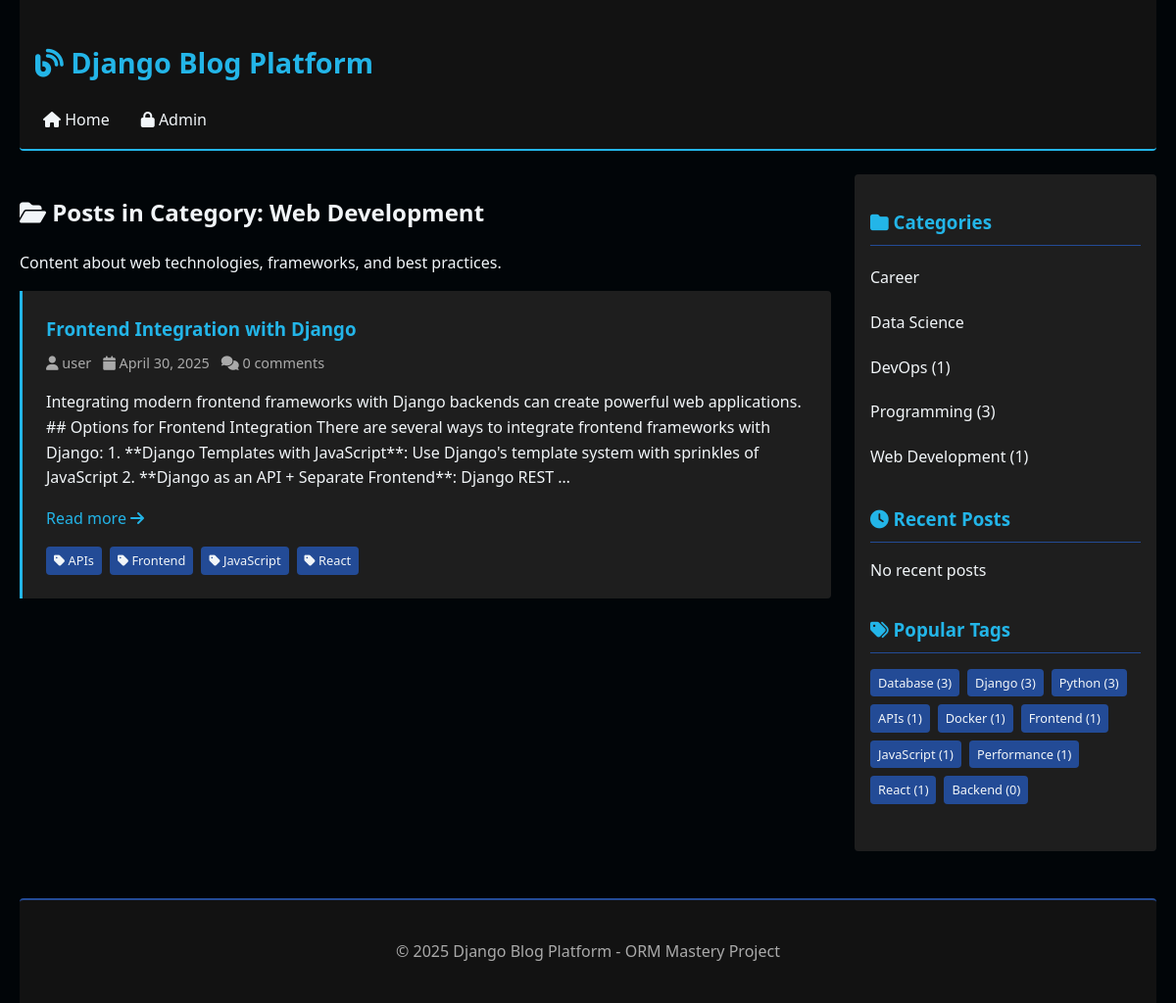
The app's page /category/web-development/ with its own data.
### blog/models.py (models this page shows, shortened)
class Category(models.Model):
    name = models.CharField(max_length=100)
    slug = models.SlugField(unique=True)
    description = models.TextField(blank=True)
    class Meta:
        verbose_name_plural = "categories"
        ordering = ['name']

class Post(models.Model):
    STATUS_CHOICES = (
        ('draft', 'Draft'),
        ('published', 'Published'),
    )
    title = models.CharField(max_length=200)
    slug = models.SlugField(unique=True, max_length=200)
    content = models.TextField()
    featured_image = models.ImageField(upload_to='posts/', blank=True)
    created_at = models.DateTimeField(auto_now_add=True)
    updated_at = models.DateTimeField(auto_now=True)
    published_at = models.DateTimeField(null=True, blank=True)
    status = models.CharField(max_length=10, choices=STATUS_CHOICES, default='draft')
    author = models.ForeignKey(User, on_delete=models.CASCADE, related_name='posts')
    category = models.ForeignKey(Category, on_delete=models.CASCADE, related_name='posts')
    tags = models.ManyToManyField(Tag, related_name='posts', blank=True)
    class Meta:
        ordering = ['-created_at']
        indexes = [
            models.Index(fields=['-created_at']),
        ]
    objects = models.Manager()  # Default manager
    blog_objects = PostManager()  # Custom manager

class Tag(models.Model):
    name = models.CharField(max_length=50)
    slug = models.SlugField(unique=True)
    class Meta:
        ordering = ['name']

### blog/views.py (the view)
# urls.py: path('category/<slug:slug>/', views.CategoryPostListView.as_view(), name='category_detail'),
class CategoryPostListView(ListView):
    model = Post
    template_name = 'blog/category_posts.html'
    context_object_name = 'posts'
    paginate_by = 5
    def get_queryset(self):
        self.category = Category.objects.get(slug=self.kwargs['slug'])
        return Post.blog_objects.by_category(self.category.slug)
    def get_context_data(self, **kwargs):
        context = super().get_context_data(**kwargs)
        context['category'] = self.category
        context['categories'] = Category.objects.annotate(
            posts_count=Count('posts')
        )
        context['tags'] = Tag.objects.annotate(
            posts_count=Count('posts')
        ).order_by('-posts_count')[:10]
        return context

### blog/managers.py (called while the page is built)
    def published(self):
        return self.filter(
            status='published',
            published_at__lte=timezone.now()
        )

    def by_category(self, category_slug):
        return self.published().filter(category__slug=category_slug)

### blog/templates/blog/category_posts.html (shortened to what this page needs)
{% extends "blog/base.html" %}
{% block content %}
    <h2><i class="fas fa-folder-open"></i> Posts in Category: {{ category.name }}</h2>
    {% if category.description %}
        <div class="category-description">
            {{ category.description|linebreaks }}
        </div>
    {% endif %}
    {% for post in posts %}
        <article class="post">
            <h3 class="post__title">
                <a href="{% url 'blog:post_detail' post.slug %}" class="post__link">{{ post.title }}</a>
            </h3>
            <div class="post__meta">
                <span><i class="fas fa-user"></i> {{ post.author.username }}</span>
                <span><i class="fas fa-calendar"></i> {{ post.created_at|date:"F j, Y" }}</span>
                <span><i class="fas fa-comments"></i> {{ post.comments.count }} comments</span>
            </div>
            <div class="post__content">
                {{ post.content|truncatewords:50|linebreaks }}
                <a href="{% url 'blog:post_detail' post.slug %}" class="post__link">Read more <i class="fas fa-arrow-right"></i></a>
            </div>
            {% if post.tags.all %}
                <div class="post__tags">
                    {% for tag in post.tags.all %}
                        <a href="{% url 'blog:tag_detail' tag.slug %}" class="tag">
                            <i class="fas fa-tag"></i> {{ tag.name }}
                        </a>
                    {% endfor %}
                </div>
            {% endif %}
        </article>
    {% empty %}
        <div class="post">
            <p><i class="fas fa-info-circle"></i> No posts available in this category yet.</p>
        </div>
    {% endfor %}
{% endblock %}

### blog/templates/blog/base.html (shortened to what this page needs)
<!DOCTYPE html>
<html lang="en">
<head>
    <link rel="stylesheet" href="https://cdnjs.cloudflare.com/ajax/libs/font-awesome/6.4.0/css/all.min.css">
    <link rel="stylesheet" href="/static/css/style.css">
</head>
<body>
    <header class="header">
        <h1><a href="{% url 'blog:post_list' %}" class="header__title">
            <i class="fas fa-blog"></i> Django Blog Platform
        </a></h1>
        <nav class="header__nav">
            <ul class="header__nav-list">
                <li><a href="{% url 'blog:post_list' %}" class="header__nav-link">
                    <i class="fas fa-home"></i> Home
                </a></li>
                <li><a href="{% url 'admin:index' %}" class="header__nav-link">
                    <i class="fas fa-lock"></i> Admin
                </a></li>
            </ul>
        </nav>
    </header>
    <div class="layout">
        <main class="layout__main">
            {% block content %}{% endblock %}
        </main>
        <aside class="layout__sidebar">
            <section class="sidebar__section">
                <h3 class="sidebar__title">
                    <i class="fas fa-folder"></i> Categories
                </h3>
                <ul class="sidebar__list">
                    {% for category in categories %}
                        <li class="sidebar__item">
                            <a href="{% url 'blog:category_detail' category.slug %}" class="sidebar__link">
                                {{ category.name }} {% if category.posts_count %}({{ category.posts_count }}){% endif %}
                            </a>
                        </li>
                    {% empty %}
                        <li class="sidebar__item">No categories available</li>
                    {% endfor %}
                </ul>
            </section>
            <section class="sidebar__section">
                <h3 class="sidebar__title">
                    <i class="fas fa-clock"></i> Recent Posts
                </h3>
                <ul class="sidebar__list">
                    {% for post in recent_posts %}
                        <li class="sidebar__item">
                            <a href="{% url 'blog:post_detail' post.slug %}" class="sidebar__link">
                                {{ post.title }}
                            </a>
                        </li>
                    {% empty %}
                        <li class="sidebar__item">No recent posts</li>
                    {% endfor %}
                </ul>
            </section>
            <section class="sidebar__section">
                <h3 class="sidebar__title">
                    <i class="fas fa-tags"></i> Popular Tags
                </h3>
                <div class="post__tags">
                    {% for tag in tags %}
                        <a href="{% url 'blog:tag_detail' tag.slug %}" class="tag">
                            {{ tag.name }} ({{ tag.posts_count }})
                        </a>
                    {% empty %}
                        <p>No tags available</p>
                    {% endfor %}
                </div>
            </section>
        </aside>
    </div>
    <footer class="footer">
        <p>&copy; {% now "Y" %} Django Blog Platform - ORM Mastery Project</p>
    </footer>
</body>
</html>

### blog/static/css/style.css (style rules this page uses)
:root { --color-primary: #23B5E8; --color-secondary: #234B96; --color-success: #23B58B; --color-warning: #E8B523; --color-danger: #E23B58; --color-black: #010508; --color-white: #F1F5F8; }
body { font-family: 'Segoe UI', Tahoma, Geneva, Verdana, sans-serif; line-height: 1.6; color: var(--color-white); background-color: var(--color-black); max-width: 1200px; margin: 0 auto; padding: 0 20px; }
.header { background-color: #121212; padding: 1rem; margin-bottom: 1.5rem; border-bottom: 2px solid var(--color-primary); border-radius: 0 0 4px 4px; }
.header__title { color: var(--color-primary); text-decoration: none; font-size: 1.8rem; }
.header__nav { margin-top: 0.5rem; }
.header__nav-list { display: flex; list-style: none; padding: 0; margin: 0; gap: 1rem; }
.header__nav-link { color: var(--color-white); text-decoration: none; padding: 0.5rem; border-radius: 4px; transition: all 0.3s ease; }
.layout { display: flex; flex-wrap: wrap; gap: 1.5rem; }
.layout__main { flex: 3; min-width: 60%; }
.layout__sidebar { flex: 1; min-width: 250px; background-color: #1E1E1E; padding: 1rem; border-radius: 4px; align-self: flex-start; }
.post { background-color: #1E1E1E; border-left: 3px solid var(--color-primary); padding: 1.5rem; margin-bottom: 1.5rem; border-radius: 0 4px 4px 0; transition: transform 0.3s ease, box-shadow 0.3s ease; }
.post__title { color: var(--color-primary); margin-top: 0; margin-bottom: 0.5rem; }
.post__link { color: var(--color-primary); text-decoration: none; }
.post__meta { color: #AAAAAA; font-size: 0.9rem; margin-bottom: 1rem; display: flex; flex-wrap: wrap; gap: 0.75rem; }
.post__content { margin-top: 1rem; }
.post__tags { margin-top: 1rem; display: flex; flex-wrap: wrap; gap: 0.5rem; }
.tag { background-color: var(--color-secondary); color: var(--color-white); padding: 0.25rem 0.5rem; border-radius: 4px; font-size: 0.8rem; text-decoration: none; transition: all 0.3s ease; }
.sidebar__section { margin-bottom: 2rem; }
.sidebar__title { color: var(--color-primary); border-bottom: 1px solid var(--color-secondary); padding-bottom: 0.5rem; margin-bottom: 1rem; }
.sidebar__list { list-style: none; padding: 0; }
.sidebar__item { margin-bottom: 0.75rem; }
.sidebar__link { color: var(--color-white); text-decoration: none; padding: 0.25rem 0; display: block; transition: all 0.3s ease; }
.footer { background-color: #121212; color: #AAAAAA; padding: 1.5rem; margin-top: 3rem; text-align: center; border-top: 2px solid var(--color-secondary); border-radius: 4px 4px 0 0; }

### records on screen
Category: name "Web Development", description "Content about web technologies, frameworks, and best practices.", posts_count "1"
Post: title "Frontend Integration with Django", author.username "user", created_at "April 30, 2025", comments.count "0", content "Integrating modern frontend frameworks with Django backends can create powerful web applications. ## Options for Frontend Integration There are several ways to integrate frontend frameworks with Django: 1. **Django Templates with JavaScript**: Use Django's template system with sprinkles of JavaScript 2. **Django as an API + Separate Frontend**: Django REST …"
Tag: name "APIs", posts_count "1"
Tag: name "Frontend", posts_count "1"
Tag: name "JavaScript", posts_count "1"
Tag: name "React", posts_count "1"
Category: name "Career"
Category: name "Data Science"
Category: name "DevOps", posts_count "1"
Category: name "Programming", posts_count "3"
Tag: name "Database", posts_count "3"
Tag: name "Django", posts_count "3"
Tag: name "Python", posts_count "3"
Tag: name "Docker", posts_count "1"
Tag: name "Performance", posts_count "1"
Tag: name "Backend", posts_count "0"
